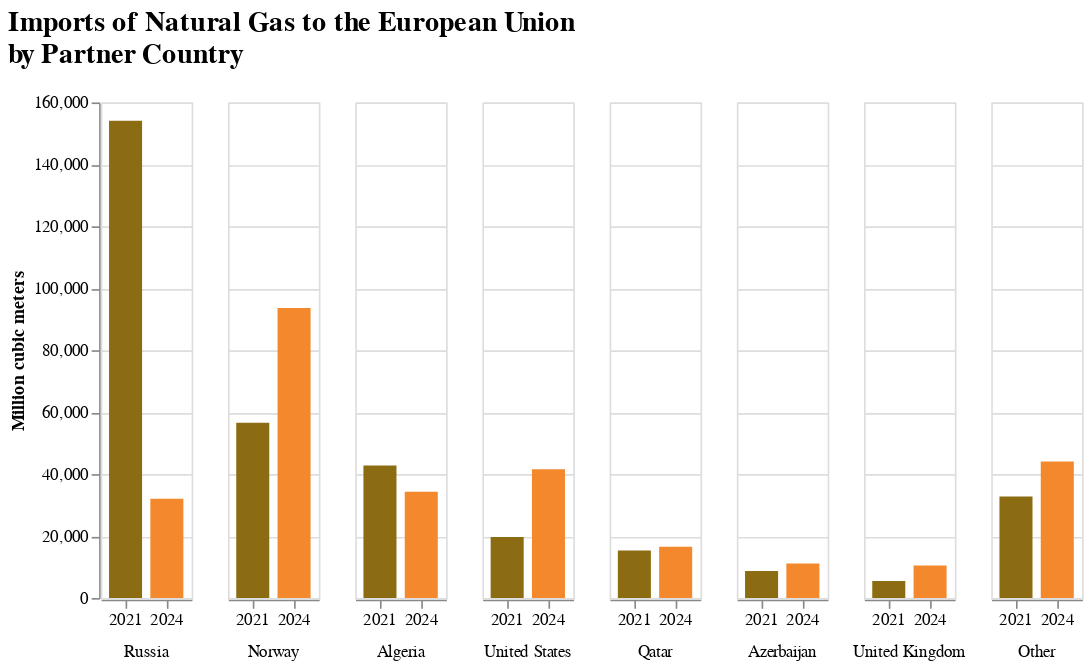

Notebook cell for this chart:
### Code cell
# FINAL 7
# amount of natural gas import by partner country 
import_2021 = pd.read_csv('import_country_2021.csv')
import_2024 = pd.read_csv('import_country_2024.csv')

# add azerbaijan
azer_2021 = pd.read_csv("azerbaijan_2021.csv")
azer_2024 = pd.read_csv("azerbaijan_2024.csv")
azer_2021 = azer_2021.loc[azer_2021["partner"] == "AZ"]
import_2021 = import_2021._append(azer_2021)
azer_2024["partner"] = "AZ"
import_2024 = import_2024._append(azer_2024)

# group the data by import country
import_2024 = import_2024.groupby('partner', as_index=False)['OBS_VALUE'].sum()

# group the two datasets together
import_2024['TIME_PERIOD'] = ['2024', '2024', '2024', '2024', '2024', '2024', '2024', '2024']
imports = import_2021
imports = imports._append(import_2024)

# calculate other imports from Total
imports = imports._append({'partner': 'Other', 'OBS_VALUE': 32749.24, 'TIME_PERIOD': 2021}, ignore_index=True)
imports = imports._append({'partner': 'Other', 'OBS_VALUE': 44052.02, 'TIME_PERIOD': '2024'}, ignore_index=True)
imports = imports.loc[imports['partner'] != 'TOTAL']

country_names = {'RU' : 'Russia', 'NO':'Norway', 'DZ':'Algeria', 'UK': 'United Kingdom', 'US':'United States', \
                 'QA':'Qatar', 'Other':'Other', 'AZ':'Azerbaijan'}
imports = imports.replace({'partner':country_names})

# https://altair-viz.github.io/gallery/grouped_bar_chart.html
# https://stackoverflow.com/questions/78219650/custom-ordering-in-a-grouped-bar-chart-not-applied-in-altair
chart_7 = alt.Chart(imports).mark_bar().encode(
    x=alt.X(
        'TIME_PERIOD:O',
            axis=alt.Axis(labelAngle=-0, title=None,)
        ),
    y= alt.Y(
        'OBS_VALUE:Q',
        title = 'Million cubic meters'),
    color = alt.Color('TIME_PERIOD:N', title = None,
                      scale = alt.Scale(domain = [2021, '2024'],
                                        range = ['#8c6c12', '#f3892c'])).legend(None),
    column=alt.Column(
        'partner:N',
        header=alt.Header(title=None, labelOrient='bottom'),
        sort = ['Russia', 'Norway', 'Algeria', 'United States', 'Qatar', 'Azerbaijan', 'United Kingdom', 'Other']
    ),
    xOffset='year:O',
).properties(
    title = ['Imports of Natural Gas to the European Union','by Partner Country']
)

# format the title to be uniform
chart_7 = chart_7.configure_title(
    fontSize=17,
    anchor = "start",
    offset = 15
)
chart_7

### Figure 1 — Vega-Lite specification as saved in the notebook (floating-point values rounded to 4 significant figures)
{"config": {"view": {"continuousWidth": 300, "continuousHeight": 300}, "title": {"anchor": "start", "fontSize": 17, "offset": 15}}, "data": {"name": "data-c4ab368ec31493fc33413f1a84e6b75a"}, "mark": {"type": "bar"}, "encoding": {"color": {"field": "TIME_PERIOD", "legend": null, "scale": {"domain": [2021, "2024"], "range": ["#8c6c12", "#f3892c"]}, "title": null, "type": "nominal"}, "column": {"field": "partner", "header": {"labelOrient": "bottom", "title": null}, "sort": ["Russia", "Norway", "Algeria", "United States", "Qatar", "Azerbaijan", "United Kingdom", "Other"], "type": "nominal"}, "x": {"axis": {"labelAngle": 0, "title": null}, "field": "TIME_PERIOD", "type": "ordinal"}, "xOffset": {"field": "year", "type": "ordinal"}, "y": {"field": "OBS_VALUE", "title": "Million cubic meters", "type": "quantitative"}}, "title": ["Imports of Natural Gas to the European Union", "by Partner Country"], "$schema": "https://vega.github.io/schema/vega-lite/v5.20.1.json", "datasets": {"data-c4ab368ec31493fc33413f1a84e6b75a": [{"DATAFLOW": "ESTAT:NRG_TI_GAS(1.0)", "LAST UPDATE": "21/06/24 11:00:00", "freq": "A", "siec": "G3000", "partner": "Algeria", "unit": "MIO_M3", "geo": "EU27_2020", "TIME_PERIOD": 2021, "OBS_VALUE": 42820.0, "OBS_FLAG": null}, {"DATAFLOW": "ESTAT:NRG_TI_GAS(1.0)", "LAST UPDATE": "21/06/24 11:00:00", "freq": "A", "siec": "G3000", "partner": "Norway", "unit": "MIO_M3", "geo": "EU27_2020", "TIME_PERIOD": 2021, "OBS_VALUE": 56590.0, "OBS_FLAG": null}, {"DATAFLOW": "ESTAT:NRG_TI_GAS(1.0)", "LAST UPDATE": "21/06/24 11:00:00", "freq": "A", "siec": "G3000", "partner": "Qatar", "unit": "MIO_M3", "geo": "EU27_2020", "TIME_PERIOD": 2021, "OBS_VALUE": 15330.0, "OBS_FLAG": null}, {"DATAFLOW": "ESTAT:NRG_TI_GAS(1.0)", "LAST UPDATE": "21/06/24 11:00:00", "freq": "A", "siec": "G3000", "partner": "Russia", "unit": "MIO_M3", "geo": "EU27_2020", "TIME_PERIOD": 2021, "OBS_VALUE": 154100.0, "OBS_FLAG": null}, {"DATAFLOW": "ESTAT:NRG_TI_GAS(1.0)", "LAST UPDATE": "21/06/24 11:00:00", "freq": "A", "siec": "G3000", "partner": "United Kingdom", "unit": "MIO_M3", "geo": "EU27_2020", "TIME_PERIOD": 2021, "OBS_VALUE": 5522.0, "OBS_FLAG": null}, {"DATAFLOW": "ESTAT:NRG_TI_GAS(1.0)", "LAST UPDATE": "21/06/24 11:00:00", "freq": "A", "siec": "G3000", "partner": "United States", "unit": "MIO_M3", "geo": "EU27_2020", "TIME_PERIOD": 2021, "OBS_VALUE": 19700.0, "OBS_FLAG": null}, {"DATAFLOW": "ESTAT:NRG_TI_GAS(1.0)", "LAST UPDATE": "21/06/24 11:00:00", "freq": "A", "siec": "G3000", "partner": "Azerbaijan", "unit": "MIO_M3", "geo": "EU27_2020", "TIME_PERIOD": 2021, "OBS_VALUE": 8710.0, "OBS_FLAG": null}, {"DATAFLOW": null, "LAST UPDATE": null, "freq": null, "siec": null, "partner": "Azerbaijan", "unit": null, "geo": null, "TIME_PERIOD": "2024", "OBS_VALUE": 11140.0, "OBS_FLAG": null}, {"DATAFLOW": null, "LAST UPDATE": null, "freq": null, "siec": null, "partner": "Algeria", "unit": null, "geo": null, "TIME_PERIOD": "2024", "OBS_VALUE": 34270.0, "OBS_FLAG": null}, {"DATAFLOW": null, "LAST UPDATE": null, "freq": null, "siec": null, "partner": "Norway", "unit": null, "geo": null, "TIME_PERIOD": "2024", "OBS_VALUE": 93590.0, "OBS_FLAG": null}, {"DATAFLOW": null, "LAST UPDATE": null, "freq": null, "siec": null, "partner": "Qatar", "unit": null, "geo": null, "TIME_PERIOD": "2024", "OBS_VALUE": 16550.0, "OBS_FLAG": null}, {"DATAFLOW": null, "LAST UPDATE": null, "freq": null, "siec": null, "partner": "Russia", "unit": null, "geo": null, "TIME_PERIOD": "2024", "OBS_VALUE": 32060.0, "OBS_FLAG": null}, {"DATAFLOW": null, "LAST UPDATE": null, "freq": null, "siec": null, "partner": "United Kingdom", "unit": null, "geo": null, "TIME_PERIOD": "2024", "OBS_VALUE": 10530.0, "OBS_FLAG": null}, {"DATAFLOW": null, "LAST UPDATE": null, "freq": null, "siec": null, "partner": "United States", "unit": null, "geo": null, "TIME_PERIOD": "2024", "OBS_VALUE": 41610.0, "OBS_FLAG": null}, {"DATAFLOW": null, "LAST UPDATE": null, "freq": null, "siec": null, "partner": "Other", "unit": null, "geo": null, "TIME_PERIOD": 2021, "OBS_VALUE": 32750.0, "OBS_FLAG": null}, {"DATAFLOW": null, "LAST UPDATE": null, "freq": null, "siec": null, "partner": "Other", "unit": null, "geo": null, "TIME_PERIOD": "2024", "OBS_VALUE": 44050.0, "OBS_FLAG": null}]}}
